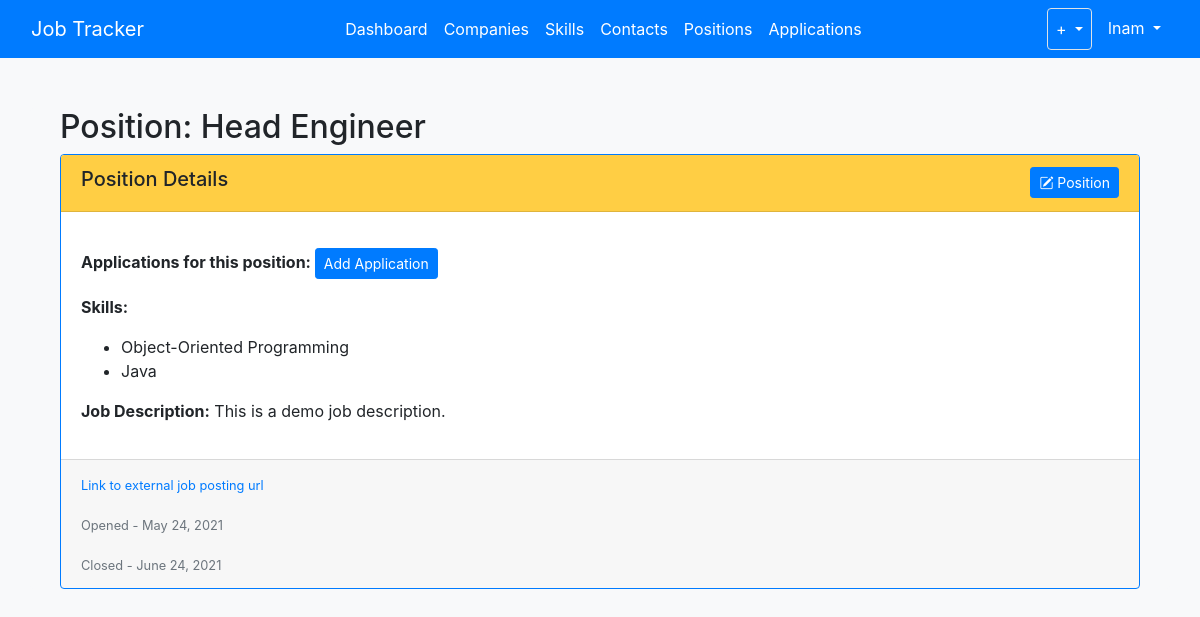
Screenshot of /positions/26 (signed in) with the database file from the repository.
### jobs/models.py (models this page shows, shortened)
class Position(models.Model):
	user = models.ForeignKey(
		User,
		on_delete=models.CASCADE,
		default=1
		)
	company = models.ForeignKey(
		Company,
		on_delete=models.CASCADE
		)
	position_title = models.CharField(max_length=100)
	position_url = models.URLField(max_length=1000, null=True)
	date_opened = models.DateField(null=True)
	date_closed = models.DateField(null=True, blank=True, default='')
	skills = models.ManyToManyField(Skill, blank=True)
	job_description = models.TextField(null=True)

class Skill(models.Model):
	user = models.ForeignKey(
		User,
		on_delete=models.CASCADE,
		default=1
		)
	skill_name = models.CharField(max_length=100)
	def __str__(self):
		return self.skill_name

### jobs/views.py (the view)
# urls.py: path('positions/<int:pk>', PositionDetailView.as_view(), name='jobs-position-details'),
class PositionDetailView(LoginRequiredMixin, DetailView):
    model = Position
    template_name = 'jobs/positions_detail.html'
    context_object_name = 'position'

### jobs/templates/jobs/positions_detail.html
{% extends "jobs/base.html" %}
{% block content %}
<div class="container h-100 mt-5 mb-5">
    <div class="row mt-3">
        <div class="col-md-auto">
            <h2>Position: {{ position.position_title }}</h2>
        </div>
    </div>
    <div class="card border-primary mb-3">
        <div class="card-header position-card">
            <div class=row>
                <div class="col-md-6">
                    <h5>Position Details</h5>
                </div>
                <div class="col-md-6 text-right">
                    <a class="btn btn-sm btn-primary border-primary" href="{% url 'jobs-update-position' position.id %}"><i class="bi bi-pencil-square"></i> Position</a>
                </div>
            </div>
        </div>
        <div class="card-body">
            <div class="row">
                <div class="col">
                    {% for app in position.application_set.all %}
                    <div class="mb-3">
                        <p><strong>Applications for this position: </strong><a href="{% url 'jobs-detail-application' app.id %}" role="button"><span class="badge badge-pill bg-success text-white">You applied for this position</span></a></p>
                    </div>
                    {% empty %}
                    <div class="mt-3 mb-3">
                        <p><strong>Applications for this position: </strong><a class="btn btn-sm btn-primary" href="{% url 'jobs-new-application' %}?position={{ position.id }}">Add Application</a></p>
                    </div>
                    {% endfor %}
                </div>
            </div>
            <div class="row">
                <div class="col-md-10">
                    <p><strong>Skills:</strong></p>
                    <ul>
                        {% for skill in position.skills.all %}
                            <li>{{ skill }}</li>
                        {% endfor %}
                    </ul>
                    <p><strong>Job Description:</strong> {{ position.job_description }}</p>
                </div>
            </div>
        </div>
        <div class="card-footer">
            <p class="card-text"><small class="text-muted"><a href="{{ position.position_url }}">Link to external job posting url</a></small></p>
            <p class="card-text"><small class="text-muted">Opened - {{ position.date_opened }}</small></p>
            <p class="card-text"><small class="text-muted">Closed - {{ position.date_closed }}</small></p>
        </div>
    </div>
</div>
{% endblock content %}

### jobs/templates/jobs/base.html (shortened to what this page needs)
{% load static %}
<!DOCTYPE html>
<html>
<head>
    <link rel="stylesheet" href="https://cdn.jsdelivr.net/npm/bootstrap@4.5.3/dist/css/bootstrap.min.css">
    <link rel="stylesheet" type="text/css" href="{% static 'jobs/style.css' %}">
	<link rel="stylesheet" href="https://ajax.googleapis.com/ajax/libs/jqueryui/1.12.1/themes/smoothness/jquery-ui.css">
	<link rel="stylesheet" href="https://cdn.jsdelivr.net/npm/bootstrap-icons@1.5.0/font/bootstrap-icons.css">
</head>
<body class="h-100 bg-light full-page">
	<nav class="navbar navbar-expand-lg navbar-dark bg-primary fixed-top">
		<div class="container-fluid">
			<a class="navbar-brand" href="/">Job Tracker</a>
			<div class="collapse navbar-collapse" id="expandMenu">
				<ul class="navbar-nav mr-auto">
					{% if request.user.is_authenticated %}
					<li class="nav-item">
						<a class="nav-link active" aria-current="page" href="/">Dashboard</a>
					</li>
					<li class="nav-item">
						<a class="nav-link active" href="{% url 'jobs-companies' %}">Companies</a>
					</li>
					<li class="nav-item">
						<a class="nav-link active" href="{% url 'jobs-list-skill' %}">Skills</a>
					</li>
					<li class="nav-item">
						<a class="nav-link active" href="/contacts">Contacts</a>
					</li>
					<li class="nav-item">
						<a class="nav-link active" href="{% url 'jobs-list-positions' %}">Positions</a>
					</li>
					<li class="nav-item">
						<a class="nav-link active" href="{% url 'jobs-list-applications' %}">Applications</a>
					</li>
					{% endif %}
				</ul>
				<ul class="navbar-nav">
					{% if request.user.is_authenticated %}
					<li class="dropdown border rounded">
						<a class="nav-link active dropdown-toggle" href="#" id="navbarDropdownMenuLink" role="button" data-bs-toggle="dropdown" aria-expanded="false"> + </a>
					</li>
					<li class="dropdown ml-2">
						<a class="nav-link active dropdown-toggle" href="#" id="navbarDropdownMenuLink" role="button" data-bs-toggle="dropdown" aria-expanded="false"> {{ request.user.username }} </a>
					</li>
					{% endif %}
				</ul>
			</div>
		</div>
	</nav>
	<div class="container bg-light rounded">
		{% block content %}{% endblock %}
	</div>
</body>
</html>

### jobs/static/jobs/style.css (style rules this page uses)
body { padding-top: 60px; }

### jobs/templates/jobs/base.html (style rules this page uses)
.position-card { background-color: #FFCE44; }

### rows the page displays
Position: position_title "Head Engineer", job_description "This is a demo job description.", date_opened "May 24, 2021", date_closed "June 24, 2021"
Skill: skill_name "Object-Oriented Programming"
Skill: skill_name "Java"

### other values shown
{{ request.user.username }} "lnam"
